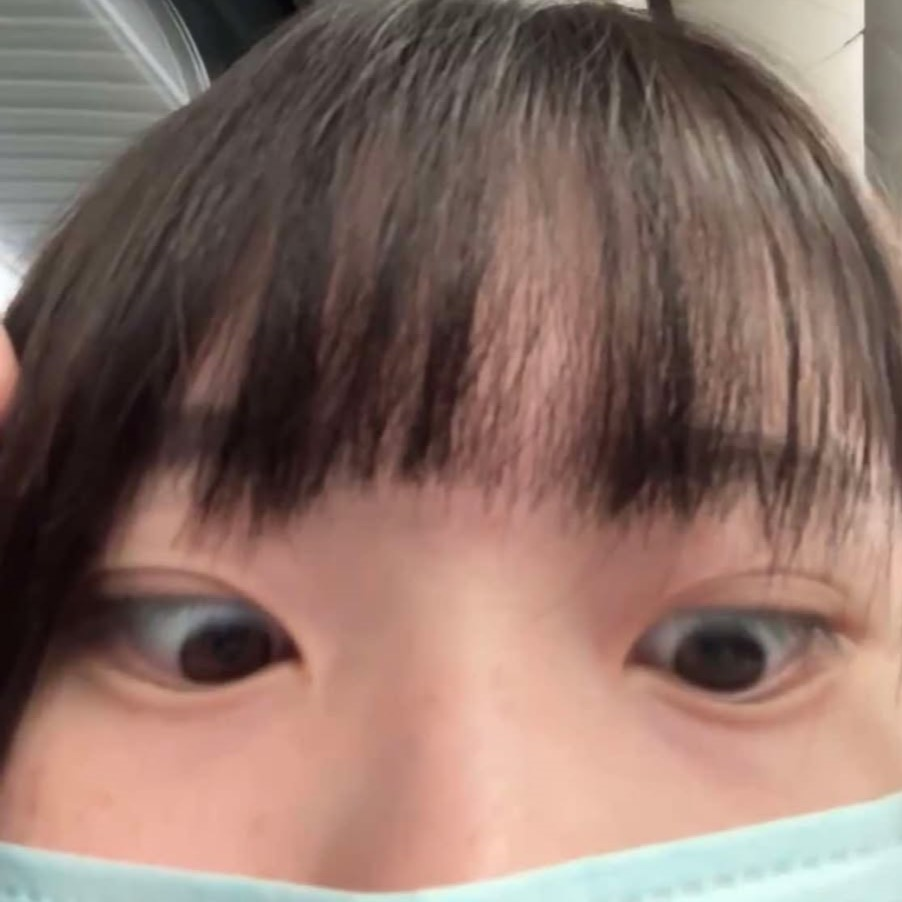
#> input picture week06/img.jpg, 902 x 902 px
$ python 0325_3.py
#> lines starting #> are read from the running program, lines starting #| are printed output that depends on the picture
import cv2
import numpy as np

img = cv2.imread("img.jpg")
#> img is the input picture: shape (902, 902, 3); mean B, G, R 102.6, 111.7, 137.8
img = cv2.resize(img,(300,300))
#> img: shape (300, 300, 3)

#cv2.getRotationMatrix2D(center, angle, scale)
M=cv2.getRotationMatrix2D((150,150), 45,1)
img2=cv2.warpAffine(img,M,(300,300))
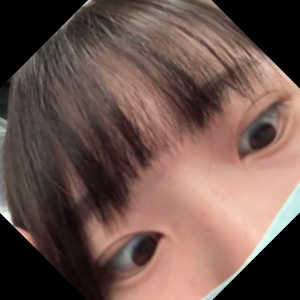
#> img2: shape (300, 300, 3); mean B, G, R 76.9, 84.2, 108.5

cv2.imshow("img2",img2)
cv2.waitKey(0)
cv2.destroyAllWindows()
